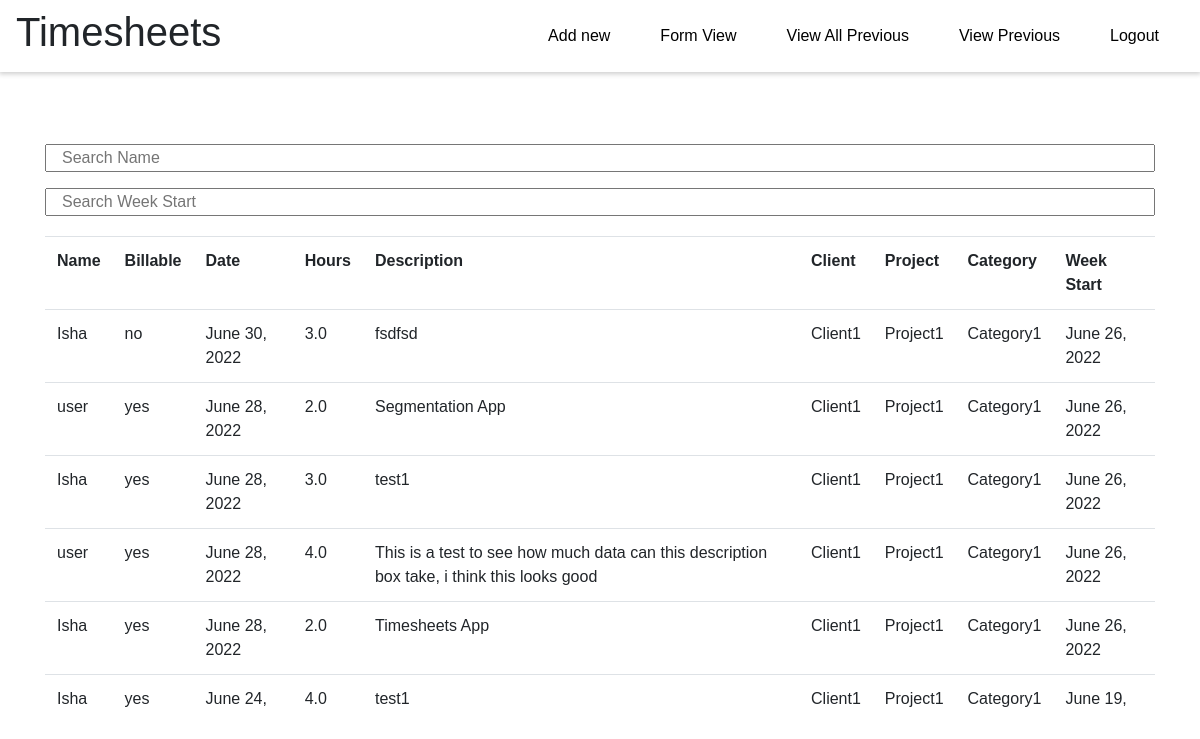
/preventry/ (signed in), run on the app's committed database.
### timesheets/models.py (models this page shows, shortened)
class Master_db(models.Model):
    timesheetid = models.AutoField(primary_key=True)
    billable = models.CharField(max_length = 10, choices = choices)
    date = models.DateField()
    hours = models.FloatField()
    description = models.CharField(max_length = 500)
    name = models.CharField(max_length=100)
    client = models.ForeignKey(Client, default = 1, on_delete= models.SET_DEFAULT)
    project = models.ForeignKey(Project, default = 1, on_delete= models.SET_DEFAULT)
    category = models.ForeignKey(Category, default = 1, on_delete=models.SET_DEFAULT)
    @property
    def week_start(self):
        week_start = self.date - timedelta(days = self.date.weekday() +1)
        return week_start

class Client(models.Model):
    client_id = models.AutoField(primary_key=True)
    client_name = models.CharField(max_length=100)
    def __str__(self):
        return self.client_name

class Project(models.Model):
    project_id = models.AutoField(primary_key=True)
    project_name = models.CharField(max_length=100)
    def __str__(self):
        return self.project_name

class Category(models.Model):
    category_id = models.AutoField(primary_key = True)
    category_name = models.CharField( max_length=100)
    def __str__(self):
        return self.category_name

### timesheets/views.py (the view)
# urls.py: path('preventry/', views.updatentry, name = 'preventry'),
@login_required
def updatentry(request):
        time_threshold = datetime.now() - timedelta(days=14)
        now = timezone.now()
        results = Master_db.objects.filter(date__gt = time_threshold).order_by("-timesheetid")
        return render(request, "previous.html",{'updatentry':results})

### timesheets/templates/previous.html (shortened to what this page needs)
{% extends 'base2.html' %}
{% block content %}
<!DOCTYPE html>
<html lang="en">
<head>
  <link href="https://cdn.jsdelivr.net/npm/bootstrap@5.1.3/dist/css/bootstrap.min.css" rel="stylesheet"
>
  <link href="https://maxcdn.bootstrapcdn.com/bootstrap/4.0.0-alpha.6/css/bootstrap.min.css" rel="stylesheet">
  <div class="container">
</head>
<body>
  {% if user.is_authenticated %}
  <br>
  <br>
  <div>
    <input type="text" class="container" id="myInput" onkeyup="myFunction()" placeholder="Search Name"
      title="Type in a name">
    <br>
    <input type="text" class="container" id="myInput1" onkeyup="myFunction()" placeholder="Search Week Start"
      title="Type in a name">
    <div id="table-wrapper">
      <div id="table-scroll">
        <table class="table table-hover" id="myTable">
          <tr>
            <th>Name</th>
            <th>Billable</th>
            <th>Date</th>
            <th>Hours</th>
            <th>Description</th>
            <th>Client</th>
            <th>Project</th>
            <th>Category</th>
            <th>Week Start</th>
          </tr>
          {% for displayentry in updatentry %}
          <tr>
            <td id=name>{{displayentry.name}}</td>
            <td>{{displayentry.billable}}</td>
            <td>{{displayentry.date}}</td>
            <td>{{displayentry.hours}}</td>
            <td>{{displayentry.description}}</td>
            <td>{{displayentry.client}}</td>
            <td>{{displayentry.project}}</td>
            <td>{{displayentry.category}}</td>
            <td>{{displayentry.week_start}}</td>
          </tr>
          {% endfor %}
        </table>
      </div>
    </div>
    <form action="{% url 'addentry' %}">
      <br>
      <br>
    </form>
    {% endif %}
  </div>
</html>
{% endblock %}

### timesheets/templates/base2.html (shortened to what this page needs)
{% load static %}
<!DOCTYPE html>
<html lang="en">
<head>
  <link href="https://cdn.jsdelivr.net/npm/bootstrap@5.1.3/dist/css/bootstrap.min.css" rel="stylesheet"
>
</head>
<body>
    <div class="navbar">
      <div class="logo">
        <h1>Timesheets</h1>
      </div>
      <div class="nav__links">
        <a href="{% url 'tableview' %}" class="active nav__link">Add new</a>
        <a href="{% url 'addentry' %}" class="active nav__link">Form View</a>
        <a href="{% url 'preventry' %}" class="nav__link">View All Previous</a>
        <a href="{% url 'userentry' %}" class="nav__link">View Previous</a>
        <a href="{% url 'loginpage' %}" class="nav__link">Logout</a>
      </div>
    </div>
  <br>
  {% block content %}{% endblock %}

### timesheets/templates/base2.html (style rules this page uses)
* { padding: 0; margin: 0; box-sizing: border-box; font-family: "Poppins", sans-serif; }
body { scroll-behavior: smooth; }
.navbar { display: flex; align-items: center; justify-content: space-between; padding: 10px 50px; box-shadow: 0 1px 5px 1px rgba(0, 0, 0, 0.2); width: 100vw; background-color: white; transition: all 0.5s ease-in-out; }
.logo h1 { cursor: pointer; }
.nav__links { display: flex; align-items: center; justify-content: center; }
.nav__link { margin: 0 10px; color: black; padding: 5px 15px; border-radius: 100px; transition: all 0.5s ease-in-out; text-decoration: none; }

### timesheets/templates/previous.html (style rules this page uses)
#table-wrapper { position: relative; }
#table-scroll { height: 475px; overflow: auto; margin-top: 20px; }
#table-wrapper table { width: 100%; }

### data on the page
Master_db: name "Isha", billable "no", date "June 30, 2022", hours "3.0", description "fsdfsd", client "Client1", project "Project1", category "Category1", week_start "June 26, 2022"
Master_db: name "user", billable "yes", date "June 28, 2022", hours "2.0", description "Segmentation App", client "Client1", project "Project1", category "Category1", week_start "June 26, 2022"
Master_db: name "Isha", billable "yes", date "June 28, 2022", hours "3.0", description "test1", client "Client1", project "Project1", category "Category1", week_start "June 26, 2022"
Master_db: name "user", billable "yes", date "June 28, 2022", hours "4.0", description "This is a test to see how much data can this description box take, i think this looks good", client "Client1", project "Project1", category "Category1", week_start "June 26, 2022"
Master_db: name "Isha", billable "yes", date "June 28, 2022", hours "2.0", description "Timesheets App", client "Client1", project "Project1", category "Category1", week_start "June 26, 2022"
Master_db: name "Isha", billable "yes", date "June 24,…", hours "4.0", description "test1", client "Client1", project "Project1", category "Category1", week_start "June 19,…"
